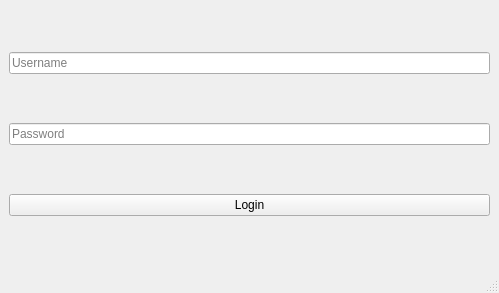
<?xml version="1.0" encoding="UTF-8"?>
<ui version="4.0">
 <class>MainWindow</class>
 <widget class="QMainWindow" name="MainWindow">
  <property name="geometry">
   <rect>
    <x>0</x>
    <y>0</y>
    <width>499</width>
    <height>293</height>
   </rect>
  </property>
  <property name="windowTitle">
   <string>MainWindow</string>
  </property>
  <widget class="QWidget" name="centralwidget">
   <layout class="QVBoxLayout" name="verticalLayout">
    <item>
     <widget class="QLineEdit" name="Username">
      <property name="placeholderText">
       <string>Username</string>
      </property>
     </widget>
    </item>
    <item>
     <widget class="QLineEdit" name="Password">
      <property name="echoMode">
       <enum>QLineEdit::Password</enum>
      </property>
      <property name="placeholderText">
       <string>Password</string>
      </property>
     </widget>
    </item>
    <item>
     <widget class="QPushButton" name="Login">
      <property name="text">
       <string>Login</string>
      </property>
     </widget>
    </item>
   </layout>
  </widget>
  <widget class="QMenuBar" name="menubar">
   <property name="geometry">
    <rect>
     <x>0</x>
     <y>0</y>
     <width>499</width>
     <height>22</height>
    </rect>
   </property>
  </widget>
  <widget class="QStatusBar" name="statusbar"/>
 </widget>
 <resources/>
 <connections/>
</ui>
